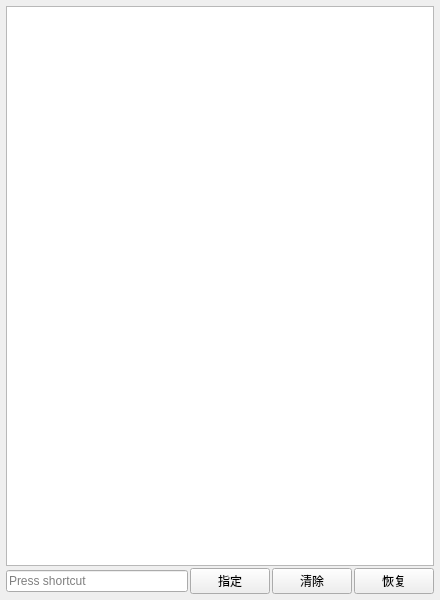
<?xml version="1.0" encoding="UTF-8"?>
<ui version="4.0">
 <class>Form</class>
 <widget class="QWidget" name="Form">
  <property name="geometry">
   <rect>
    <x>0</x>
    <y>0</y>
    <width>440</width>
    <height>600</height>
   </rect>
  </property>
  <property name="sizePolicy">
   <sizepolicy hsizetype="Expanding" vsizetype="Expanding">
    <horstretch>0</horstretch>
    <verstretch>0</verstretch>
   </sizepolicy>
  </property>
  <property name="minimumSize">
   <size>
    <width>440</width>
    <height>600</height>
   </size>
  </property>
  <property name="windowTitle"><string>颜色</string></property>
  <layout class="QVBoxLayout" name="verticalLayout">
   <property name="spacing">
    <number>2</number>
   </property>
   <property name="leftMargin">
    <number>6</number>
   </property>
   <property name="topMargin">
    <number>6</number>
   </property>
   <property name="rightMargin">
    <number>6</number>
   </property>
   <property name="bottomMargin">
    <number>6</number>
   </property>
   <item>
    <widget class="QTreeWidget" name="treeWidget">
     <property name="sizePolicy">
      <sizepolicy hsizetype="Expanding" vsizetype="Expanding">
       <horstretch>0</horstretch>
       <verstretch>10</verstretch>
      </sizepolicy>
     </property>
     <property name="columnCount">
      <number>2</number>
     </property>
     <attribute name="headerVisible">
      <bool>false</bool>
     </attribute>
     <column>
      <property name="text">
       <string notr="true">1</string>
      </property>
     </column>
     <column>
      <property name="text">
       <string notr="true">2</string>
      </property>
     </column>
    </widget>
   </item>
   <item>
    <layout class="QHBoxLayout" name="horizontalLayout">
     <property name="spacing">
      <number>2</number>
     </property>
     <property name="topMargin">
      <number>0</number>
     </property>
     <item>
      <widget class="QKeySequenceEdit" name="key">
       <property name="minimumSize">
        <size>
         <width>100</width>
         <height>0</height>
        </size>
       </property>
      </widget>
     </item>
     <item>
      <widget class="QPushButton" name="assign">
       <property name="toolTip"><string>将当前按键组合指定给该快捷键。</string></property>
       <property name="text"><string>指定</string></property>
      </widget>
     </item>
     <item>
      <widget class="QPushButton" name="clear">
       <property name="toolTip"><string>从选中的快捷键中删除按键组合。</string></property>
       <property name="text"><string>清除</string></property>
      </widget>
     </item>
     <item>
      <widget class="QPushButton" name="restoreDefault">
       <property name="toolTip"><string>将该快捷键恢复为默认按键组合。</string></property>
       <property name="text"><string>恢复</string></property>
      </widget>
     </item>
    </layout>
   </item>
  </layout>
 </widget>
 <resources/>
 <connections/>
</ui>
